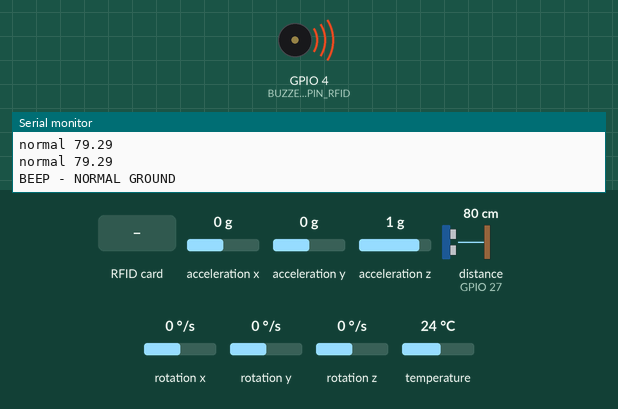
The sketch below on a simulated ESP32. Parts: buzzer (waves = sounding), the last lines printed to the serial monitor. Wiring (inferred from the names in the program): ultrasonic range finder: trigger GPIO 26; echo GPIO 27. Inputs (shaded band) come from the test bench; at power-on: distance to the obstacle (sensor on GPIO 27) 80 cm, acceleration x 0 g, acceleration y 0 g, acceleration z 1 g, rotation x 0 °/s, rotation y 0 °/s, rotation z 0 °/s, temperature 24 °C. The echo pulse lasts 58.3 µs per cm.

Above: at 1.3 s.
1.4 s: distance to the obstacle (sensor on GPIO 27) set to 40 cm
3.9 s: distance to the obstacle (sensor on GPIO 27) set to 32 cm
At 4.87 s:
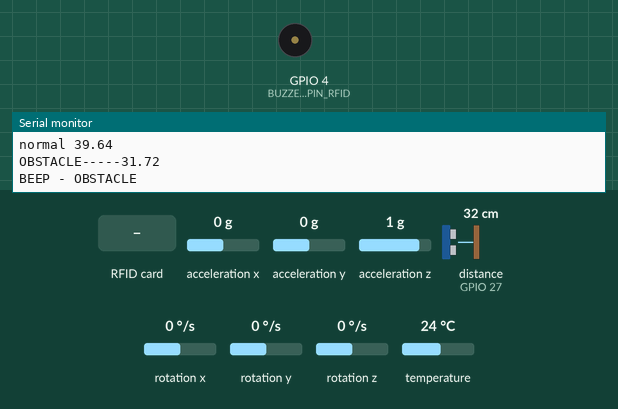
6.9 s: RFID card 73 77 95 39 held to the reader
9.9 s: RFID card A3 93 9C 39 held to the reader
12.9 s: distance to the obstacle (sensor on GPIO 27) set to 12 cm
15.9 s: distance to the obstacle (sensor on GPIO 27) set to 9 cm
At 16.04 s:
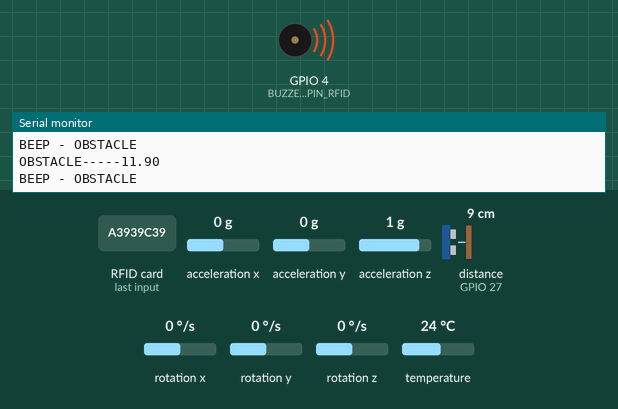
Timing chart, 0 to 18.4 s (numbered marks = the images above; inputs shaded):
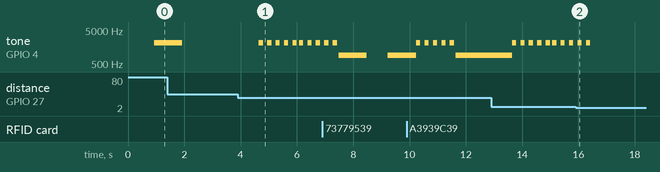

The sketch:

rfid_right_shoe.ino
```cpp
#include <Wire.h>
#include <VL53L0X.h>
#include <Adafruit_MPU6050.h>
#include <Adafruit_Sensor.h>
#include <SPI.h>
#include <MFRC522.h>

//Pin Definitions
#define TRIG 26
#define ECHO 27
#define XSHUT_PIN_2 32
#define RST_PIN 33
#define SS_PIN 5
#define BUZZER_PIN_RFID 4

//Objects & Variables
Adafruit_MPU6050 mpu;
MFRC522 mfrc522(SS_PIN, RST_PIN);

#define SENSOR_1_ADDRESS 0x30

//IMU and Motion Variables
float gx, gy, gz;
float thresold = 1.2; //Sensitivity for foot movement detection
float mag;            //Magnitude of gyroscope vector
float initializing_count = 200;
float count = 0;

//Logic Counters
int count_obs = 0;    //Counter to confirm obstacle persistence
int count_nor = 0;    //Counter to confirm normal ground return
int max_count = 10;   //Threshold for confirming state

bool just_returned_to_normal = true; //State flag to trigger "Safe" beep

//Ultrasonic Variables
long duration;
float distance;       //Distance in cm

//RFID Anti-Spam Variables
String lastTagScanned = "";
unsigned long lastScanTime = 0;
const long scanDelay = 3000; //3-second delay before re-reading same tag

//Audio Feedback Functions

//Plays a tone when returning to flat ground
void beepNormalGround() {
  Serial.println("BEEP - NORMAL GROUND");
  playTone(2100, 1000);//2100 Hz for 1000ms
}

//Plays rapid beeps when an obstacle is close
void beepObstacle() {
  Serial.println("BEEP - OBSTACLE");
  playTone(2100, 150);//2100Hz for 150ms
  delay(150);//150ms pause
  playTone(2100, 150);
  delay(150);
  playTone(2100, 150);
  delay(150);
  playTone(2100, 150);
  delay(150);
  playTone(2100, 150);
}

//RFID Helper functions

//Converts binary UID to a String for comparison
String getTagUID(byte *uid, byte uidSize) {
  String uidString = "";
  for (byte i = 0; i < uidSize; i++) {
    if (i > 0) { uidString += " "; }
    if (uid[i] < 0x10) { uidString += "0"; }
    uidString += String(uid[i], HEX);
  }
  uidString.toUpperCase();
  return uidString;
}

//wrapper for ledcWriteTone (ESP32 Buzzer function)
void playTone(int frequency, int duration) {
  ledcWriteTone(BUZZER_PIN_RFID, frequency);
  delay(duration);
  ledcWriteTone(BUZZER_PIN_RFID, 0);
}

//Location Patterns

// Pattern 1: Two long beeps
void playPattern1() {
  playTone(900, 1000);//900Hz for 1000ms
  delay(750);//750ms pause
  playTone(900, 1000);
}

//Pattern 2: One very long beep
void playPattern2() {
  playTone(900, 2000);//900Hz for 2000ms
}

//Pattern 3: Three medium beeps
void playPattern3() {
  playTone(900, 750);//900Hz for 750ms
  delay(250);//250ms pause
  playTone(900, 750);
  delay(250);
  playTone(900, 750);
}


void setup() {
  Serial.begin(115200);
  while (!Serial) delay(10);

  //Init Pins & I2C
  pinMode(TRIG, OUTPUT);
  pinMode(ECHO, INPUT);
  Wire.begin();

  //Init MPU6050 (IMU)
  if (!mpu.begin()) {
    Serial.println("Failed to find MPU6050 chip");
    while (1) { delay(10); }
  }
  Serial.println("MPU6050 Found!");
  mpu.setAccelerometerRange(MPU6050_RANGE_8_G);
  mpu.setGyroRange(MPU6050_RANGE_500_DEG);
  mpu.setFilterBandwidth(MPU6050_BAND_21_HZ);
  Serial.println("IMU Sensor configured.");
  delay(100);

  //Init Buzzer & RFID
  ledcAttach(BUZZER_PIN_RFID, 5000, 8); //Attach buzzer pin

  SPI.begin();
  mfrc522.PCD_Init();
  Serial.println("RFID Reader Initialized.");
  Serial.println("Scanning for tags...");
}

void loop() {
  //RFID Scanning Logic
  //Check if a new card is present
  if (mfrc522.PICC_IsNewCardPresent() && mfrc522.PICC_ReadCardSerial()) {
      String currentTagID = getTagUID(mfrc522.uid.uidByte, mfrc522.uid.size);
      Serial.print("Scanned Tag: ");
      Serial.println(currentTagID);

      //Anti-Spam: Ignore if same tag scanned recently
      if (currentTagID == lastTagScanned && (millis() - lastScanTime < scanDelay)) {
        mfrc522.PICC_HaltA();
        mfrc522.PCD_StopCrypto1();
      } else {
          //Check Tag ID and play corresponding sound
          if (currentTagID == "73 77 95 39") {
            Serial.println("Location: Room 1");
            playPattern1();
          } else if (currentTagID == "A3 93 9C 39") {
            Serial.println("Location: Room 2");
            playPattern2();
          } else if (currentTagID == "03 C0 A7 39") {
            Serial.println("Location: Room 3");
            playPattern3();
          }
          //Update tracking variables
          lastTagScanned = currentTagID;
          lastScanTime = millis();

          //Stop reading current card
          mfrc522.PICC_HaltA();
          mfrc522.PCD_StopCrypto1();
      }
  }

  //Ultrasonic Distance Measurement
  //Send 10us trigger pulse
  digitalWrite(TRIG, LOW);
  delayMicroseconds(2);
  digitalWrite(TRIG, HIGH);
  delayMicroseconds(10);
  digitalWrite(TRIG, LOW);

  //Read echo duration and convert to cm
  duration = pulseIn(ECHO, HIGH, 30000);
  distance = duration * 0.034 / 2;

  //IMU Motion Detection
  sensors_event_t a, g, temp;
  mpu.getEvent(&a, &g, &temp);
  gx = g.gyro.x;
  gy = g.gyro.y;
  gz = g.gyro.z;

  //Calculate movement magnitude
  mag = sqrt(gx * gx + gy * gy + gz * gz);

    //Main Logic Decision
    //If magnitude is high, foot is swinging/moving
    if (mag >= thresold) {
      count_obs = 0; //Reset obstacle counter while moving
    }
    else {
        //Foot is static (on ground) - Check for obstacles
        //Check if object is within danger zone (10cm to 35cm)
        if (distance <= 35.00  && distance >= 10.00) {
          count_obs++;
          count_nor = 0;
          //If obstacle persists for enough cycles, trigger alarm
          if (count_obs >= max_count) {
            Serial.print("OBSTACLE-----");
            Serial.println(distance);
            beepObstacle();
            just_returned_to_normal = false;
          }
        }
        else {
          //No obstacle detected (Normal Ground)
          count_obs = 0;
          count_nor++;
          //Play "Safe" beep if we just finished an obstacle event
          if (count_nor >= max_count && just_returned_to_normal) {
            beepNormalGround();
            just_returned_to_normal = false;
            Serial.println("RETURNED TO NORMAL");
            count_nor = 0;
          }
          Serial.print("normal ");
          Serial.println(distance);
        }
    }

  delay(50); //Loop delay
}
```

Measured:
- the behaviour switches between 36 and 35 cm on distance to the obstacle (sensor on GPIO 27) (found by bisection; images 0 and 1)
- the behaviour switches between 11 and 10 cm on distance to the obstacle (sensor on GPIO 27) (found by bisection; images 1 and 2)
- after the input at 3.9 s, tone on GPIO 4 (BUZZER_PIN_RFID): plays 2100 Hz for 0.15 s, 2100 Hz for 0.15 s, 2100 Hz for 0.15 s, 2100 Hz for 0.15 s, 2100 Hz for 0.15 s, 2100 Hz for 0.15 s … (8 notes in this stretch), starting after 0.75 s
- after the input at 15.9 s, tone on GPIO 4 (BUZZER_PIN_RFID): goes on until 16.4 s, then stays silent
